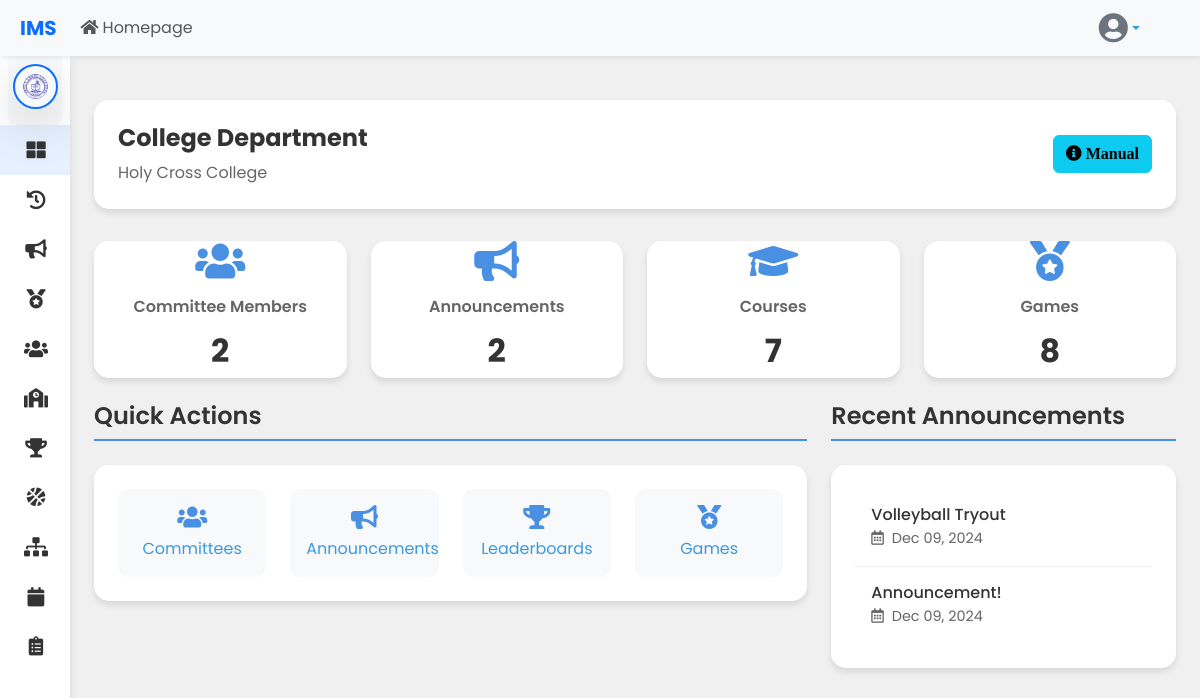
/department_admin/departmentadmindashboard.php (signed in), run on the app's committed database.
### tables this page shows
CREATE TABLE `schools` (
  `school_id` int(11) NOT NULL,
  `logo` varchar(255) DEFAULT NULL,
  `school_name` varchar(255) NOT NULL,
  `school_code` varchar(50) NOT NULL,
  `address` text DEFAULT NULL,
  `created_at` timestamp NOT NULL DEFAULT current_timestamp(),
  `updated_at` timestamp NOT NULL DEFAULT current_timestamp() ON UPDATE current_timestamp()
);

CREATE TABLE `departments` (
  `id` int(11) NOT NULL,
  `department_name` enum('Elementary','JHS','SHS','College','System') NOT NULL,
  `school_id` int(11) DEFAULT NULL
);

CREATE TABLE `announcement` (
  `id` int(11) NOT NULL,
  `title` varchar(255) NOT NULL,
  `message` text NOT NULL,
  `image` varchar(255) DEFAULT NULL,
  `school_id` int(11) DEFAULT NULL,
  `department_id` int(11) NOT NULL,
  `created_at` datetime DEFAULT current_timestamp()
);

### department_admin/departmentadmindashboard.php (the view, shortened to what this page needs)
<?php
$conn = con();
$department_id = $_SESSION['department_id'];
$school_id = $_SESSION['school_id'];
$department_name = $_SESSION['department_name'];
$dept_query = "SELECT d.*, s.school_name FROM departments d
               JOIN schools s ON d.school_id = s.school_id
               WHERE d.id = ?";
$stmt = mysqli_prepare($conn, $dept_query);
mysqli_stmt_bind_param($stmt, "i", $department_id);
mysqli_stmt_execute($stmt);
$dept_result = mysqli_stmt_get_result($stmt);
$department_info = mysqli_fetch_assoc($dept_result);
$committees_query = "SELECT COUNT(*) as committee_count FROM users
                    WHERE role = 'Committee'
                    AND school_id = ?
                    AND department = ?";
$stmt = mysqli_prepare($conn, $committees_query);
mysqli_stmt_bind_param($stmt, "ii", $school_id, $department_id);
mysqli_stmt_execute($stmt);
$committees_result = mysqli_stmt_get_result($stmt);
$total_committees = mysqli_fetch_assoc($committees_result)['committee_count'];
$announcements_query = "SELECT COUNT(*) as announcement_count FROM announcement
                       WHERE department_id = ?";
$stmt = mysqli_prepare($conn, $announcements_query);
mysqli_stmt_bind_param($stmt, "i", $department_id);
mysqli_stmt_execute($stmt);
$announcements_result = mysqli_stmt_get_result($stmt);
$total_announcements = mysqli_fetch_assoc($announcements_result)['announcement_count'];
$recent_announcements_query = "SELECT * FROM announcement
                             WHERE department_id = ?
                             ORDER BY created_at DESC LIMIT 5";
$stmt = mysqli_prepare($conn, $recent_announcements_query);
mysqli_stmt_bind_param($stmt, "i", $department_id);
mysqli_stmt_execute($stmt);
$recent_announcements = mysqli_stmt_get_result($stmt);
$items_query = "";
$item_label = "";
switch($department_name) {
    case 'College':
        $items_query = "SELECT COUNT(*) as count FROM grade_section_course
                       WHERE department_id = ? AND course_name IS NOT NULL";
        $item_label = "Courses";
        break;
}
$stmt = mysqli_prepare($conn, $items_query);
mysqli_stmt_bind_param($stmt, "i", $department_id);
mysqli_stmt_execute($stmt);
$items_result = mysqli_stmt_get_result($stmt);
$total_items = mysqli_fetch_assoc($items_result)['count'];
$games_query = "SELECT COUNT(*) as games_count FROM games WHERE school_id = ?";
$stmt = mysqli_prepare($conn, $games_query);
mysqli_stmt_bind_param($stmt, "i", $school_id);
mysqli_stmt_execute($stmt);
$games_result = mysqli_stmt_get_result($stmt);
$total_games = mysqli_fetch_assoc($games_result)['games_count'];
?>
<!DOCTYPE html>
<html lang="en">
<head>
    <link href="https://cdn.jsdelivr.net/npm/bootstrap@5.3.3/dist/css/bootstrap.min.css" rel="stylesheet">
    <link rel="stylesheet" href="https://cdnjs.cloudflare.com/ajax/libs/font-awesome/5.15.4/css/all.min.css">
    <link rel="stylesheet" href="../styles/dashboard.css">
</head>
<body>
    <div class="wrapper">
        <?php
        $current_page = 'admindashboard';
        include '../navbar/navbar.php';
        include '../department_admin/sidebar.php';
        ?>
        <div id="content">
            <div class="container-fluid p-4">
                <div class="department-info d-flex justify-content-between align-items-center">
                    <div>
                    <h1 class="department-name"><?php echo htmlspecialchars($department_info['department_name']); ?> Department</h1>
                    <div class="school-name"><?php echo htmlspecialchars($department_info['school_name']); ?></div>
                    </div>
    <button type="button" class="btn btn-info btn-circle" data-bs-toggle="modal" data-bs-target="#manualModal" title="Read Manual">
        <i class="fas fa-info-circle"> Manual</i>
    </button>
                </div>
                <div class="row g-4 mb-4">
                    <div class="col-xl-3 col-md-6">
                        <div class="stat-card">
                            <div class="card-body text-center">
                                <i class="fas fa-users stat-icon"></i>
                                <h6 class="stat-title">Committee Members</h6>
                                <p class="stat-value"><?php echo $total_committees; ?></p>
                            </div>
                        </div>
                    </div>
                    <div class="col-xl-3 col-md-6">
                        <div class="stat-card">
                            <div class="card-body text-center">
                                <i class="fas fa-bullhorn stat-icon"></i>
                                <h6 class="stat-title">Announcements</h6>
                                <p class="stat-value"><?php echo $total_announcements; ?></p>
                            </div>
                        </div>
                    </div>
                    <div class="col-xl-3 col-md-6">
                        <div class="stat-card">
                            <div class="card-body text-center">
                                <i class="fas fa-graduation-cap stat-icon"></i>
                                <h6 class="stat-title"><?php echo htmlspecialchars($item_label); ?></h6>
                                <p class="stat-value"><?php echo $total_items; ?></p>
                            </div>
                        </div>
                    </div>
                    <div class="col-xl-3 col-md-6">
                        <div class="stat-card">
                            <div class="card-body text-center">
                                <i class="fas fa-medal stat-icon"></i>
                                <h6 class="stat-title">Games</h6>
                                <p class="stat-value"><?php echo $total_games; ?></p>
                            </div>
                        </div>
                    </div>
                </div>
                <div class="row g-4">
                    <div class="col-lg-8">
                        <div class="dashboard-section">
                            <h2 class="section-title">Quick Actions</h2>
                            <div class="quick-actions">
                                <div class="row g-4">
                                    <div class="col-md-3">
                                        <a href="../users/userlist.php" class="text-decoration-none">
                                            <div class="action-btn">
                                                <i class="fas fa-users action-icon"></i>
                                                <div>Committees</div>
                                            </div>
                                        </a>
                                    </div>
                                    <div class="col-md-3">
                                        <a href="../announcement/adminannouncement.php" class="text-decoration-none">
                                            <div class="action-btn">
                                                <i class="fas fa-bullhorn action-icon"></i>
                                                <div>Announcements</div>
                                            </div>
                                        </a>
                                    </div>
                                    <div class="col-md-3">
                                        <a href="../rankingss/leaderboards.php" class="text-decoration-none">
                                            <div class="action-btn">
                                                <i class="fas fa-trophy action-icon"></i>
                                                <div>Leaderboards</div>
                                            </div>
                                        </a>
                                    </div>
                                    <div class="col-md-3">
                                        <a href="../games/games.php" class="text-decoration-none">
                                            <div class="action-btn">
                                                <i class="fas fa-medal action-icon"></i>
                                                <div>Games</div>
                                            </div>
                                        </a>
                                    </div>
                                </div>
                            </div>
                        </div>
                    </div>
                    <div class="col-lg-4">
                        <div class="dashboard-section">
                            <h2 class="section-title">Recent Announcements</h2>
                            <div class="announcement-card">
                                <?php if (mysqli_num_rows($recent_announcements) > 0): ?>
                                    <?php while ($announcement = mysqli_fetch_assoc($recent_announcements)): ?>
                                        <div class="announcement-item">
                                            <h6 class="mb-1"><?php echo htmlspecialchars($announcement['title']); ?></h6>
                                            <div class="announcement-date">
                                                <i class="far fa-calendar-alt me-1"></i>
                                                <?php echo date('M d, Y', strtotime($announcement['created_at'])); ?>
                                            </div>
                                        </div>
                                    <?php endwhile; ?>
                                <?php else: ?>
                                    <div class="text-center text-muted">No recent announcements</div>
                                <?php endif; ?>
                            </div>
                        </div>
                    </div>
                </div>
            </div>
        </div>
    </div>
</body>
</html>

### department_admin/sidebar.php (shortened to what this page needs)
<?php
$school_id = $_SESSION['school_id'];
$role = $_SESSION['role'];
$conn = con();
$stmt = $conn->prepare("SELECT logo, school_name FROM schools WHERE school_id = ?");
$stmt->bind_param("i", $school_id);
$stmt->execute();
$result = $stmt->get_result();
$school = $result->fetch_assoc();
?>
<nav id="sidebar" class="mt-0 mt-sm-2 mt-md-3 mt-lg-4 mt-xl-5 overflow-auto">
    <div class="sidebar-header-logo text-center p-3 bg-light bg-gradient rounded-3 mx-2">
        <div class="d-flex justify-content-center align-items-center logo-container">
            <div class="position-relative logo-wrapper">
                <img src="../uploads/logos/<?php echo htmlspecialchars($school['logo']); ?>"
                    alt="<?php echo htmlspecialchars($school['school_name']); ?>"
                    class="img-fluid rounded-circle shadow-lg border border-2 border-primary p-2 logo-image"
                    style="max-width: 110px; height: auto; object-fit: contain;">
            </div>
        </div>
    </div>
    <ul class="list-unstyled components">
        <li class="<?php echo ($current_page == 'admindashboard') ? 'active' : ''; ?>">
            <a href="<?php echo ($role === 'School Admin') ? '../school_admin/schooladmindashboard.php' : '../department_admin/departmentadmindashboard.php'; ?>">
                <i class="fas fa-th-large"></i>
            </a>
        </li>
        <li class="<?php echo ($current_page == 'Logs') ? 'active' : ''; ?>">
            <a href="../user_logs/user_logs.php">
                <i class="fas fa-history"></i>
            </a>
        </li>
        <li class="<?php echo ($current_page == 'adminannouncement') ? 'active' : ''; ?>">
            <a href="../announcements/adminannouncement.php">
                <i class="fas fa-bullhorn"></i>
            </a>
        </li>
        <li class="<?php echo ($current_page == 'pointingsystem') ? 'active' : ''; ?>">
            <a href="../pointing_system/pointing_system.php">
                <i class="fas fa-medal"></i>
            </a>
        </li>
        <li class="nav-item">
            <a href="#usersSubmenu" data-bs-toggle="collapse" aria-expanded="false" class="dropdown-toggle <?php echo ($current_page == 'committeelist') ? 'active' : ''; ?>">
                <i class="fas fa-users"></i>
            </a>
        </li>
        <li class="nav-item">
            <a href="#departmentsSubmenu" data-bs-toggle="collapse" aria-expanded="false" class="dropdown-toggle <?php echo ($current_page == 'departments') ? 'active' : ''; ?>">
                <i class="fas fa-school"></i>
            </a>
        </li>
        <li class="nav-item">
            <a href="../rankings/leaderboards.php" class="<?php echo ($current_page == 'leaderboards') ? 'active' : ''; ?>">
                <i class="fas fa-trophy"></i>
            </a>
        </li>
        <li class="<?php echo ($current_page == 'games') ? 'active' : ''; ?>">
            <a href="../games/games.php">
                <i class="fas fa-basketball-ball"></i>
            </a>
        </li>
        <li class="nav-item">
            <a href="../brackets/admin_brackets.php" class="<?php echo ($current_page == 'Brackets') ? 'active' : ''; ?>">
                <i class="fas fa-sitemap"></i>
            </a>
        </li>
        <li class="nav-item">
            <a href="../schedule/schedule.php" class="<?php echo ($current_page == 'schedule') ? 'active' : ''; ?>">
                <i class="fas fa-calendar"></i>
            </a>
        </li>
        <li class="nav-item">
            <a href="#matchlistSubmenu" data-bs-toggle="collapse" aria-expanded="false" class="dropdown-toggle <?php echo ($current_page == 'matchlist') ? 'active' : ''; ?>">
                <i class="fas fa-clipboard-list"></i>
            </a>
        </li>
    </ul>
</nav>

### data on the page
schools: logo (picture)
departments: department_name "College", school.school_name "Holy Cross College"
announcement: title "Volleyball Tryout", created_at "Dec 09, 2024"
announcement: title "Announcement!", created_at "Dec 09, 2024"

### other printed values
$total_committees "2"
$total_announcements "2"
$item_label "Courses"
$total_items "7"
$total_games "8"
